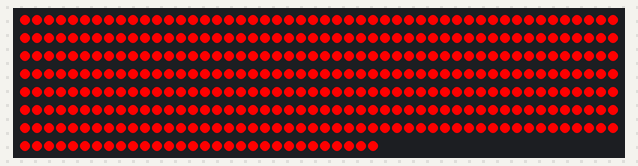
Simulated run of this sketch. Board: Arduino Uno, built with avr-gcc and run on an emulated ATmega328P. Shown: 380 RGB LEDs in strip order, left to right, continuing on the next row.

Above: at 0.1 s.

The sketch:

hienthi1mau.ino
```cpp
#include <Adafruit_NeoPixel.h>

#define PIN 6          // Chân điều khiển LED
#define NUMPIXELS 380  // Tổng số LED (20 x 19 = 380)

Adafruit_NeoPixel pixels(NUMPIXELS, PIN, NEO_GRB + NEO_KHZ800);

void setup() {
  pixels.begin();  // Khởi tạo dải LED
  setAllPixelsRed();
  pixels.show();   // Hiển thị màu trên tất cả các LED
}

void loop() {
  // Không cần làm gì trong vòng lặp vì đã thiết lập màu đỏ cho tất cả LED
}

void setAllPixelsRed() {
  for(int i = 0; i < NUMPIXELS; i++) {
    pixels.setPixelColor(i, pixels.Color(255, 0, 0));  // Thiết lập màu đỏ (RGB: 255, 0, 0)
  }
}
```
